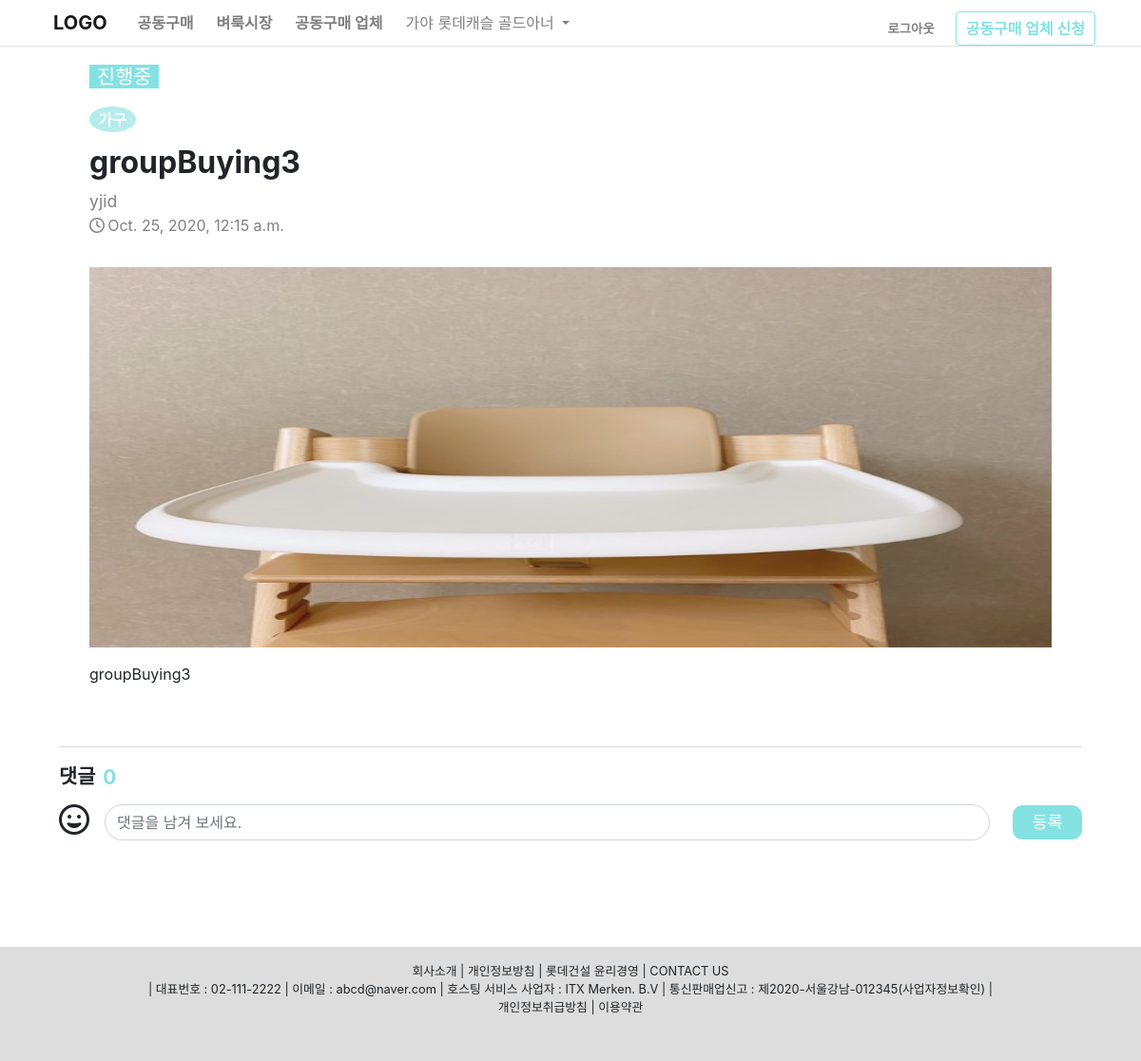
/groupPurchase_detail/3 (signed in), run on the app's committed database.
### app/models.py (models this page shows)
class User_info(models.Model):
   user_id = models.IntegerField()
   nickname = models.CharField(max_length=100)
   apartment = models.CharField(max_length=100)
   address = models.CharField(max_length=100)
   phone = models.IntegerField()

class Group_buying(models.Model):
    title = models.TextField()
    img = models.ImageField(upload_to='images/', null=True)
    proceeding = models.IntegerField()
    contents = RichTextUploadingField(blank=True, null=True)
    date = models.DateTimeField(auto_now_add=True)
    writer = models.IntegerField()
    category = models.IntegerField()
    apartment = models.CharField(max_length=100)

### app/views.py (the view)
# urls.py: path('groupPurchase_detail/<int:id>', app.views.groupPurchase_detail, name='groupPurchase_detail'),
def groupPurchase_detail(request, id):
    user_pk = request.session.get('user')
    if user_pk:
        user = get_object_or_404(User, id = user_pk)
        if user.first_name == '사업자':
            apartment = get_object_or_404(Company, user_id = user_pk)
            apartment = apartment.name
            isCompany = True
        else:
            apartment = get_object_or_404(User_info, user_id = user_pk)
            apartment = apartment.apartment
            isCompany = False
        groupPurchase = get_object_or_404(Group_buying,pk=id)
        user_info = User_info.objects.all()
        allComments = Group_buying_comment.objects.all()
        count  = 0
        if(len(allComments) == 0):
            count = 0
        else:
            for i in range(len(allComments)):
                if(allComments[i].Group_buying_id == id):
                    count = count + 1
    return render(request, 'groupPurchase_detail.html', {'count': count,'groupPurchase': groupPurchase, 'allComments': allComments, 'user_info': user_info, 'apartment': apartment})

### app/templates/groupPurchase_detail.html (shortened to what this page needs)
{%extends 'base.html'%}
{%block contents%}
{%load static%}
<link rel="stylesheet" href="{%static 'groupPurchase_detail.css'%}">
<div class="container">
    <div class="detail-body">
        <div class="detail-info">
            {%if groupPurchase.proceeding == 1 %}
                <span class="process">진행중</span>
            {%else%}
                <span class="process">진행종료</span>
            {%endif%}
            <br>
            {%if groupPurchase.category == 1%}
                <span class="proceeding">가구</span>
            {%elif groupPurchase.category == 2%}
                <span class="proceeding">침구</span>
            {%elif groupPurchase.category == 3%}
                <span class="proceeding">패브릭</span>
            {%elif groupPurchase.category == 4%}
                <span class="proceeding">조명</span>
            {%elif groupPurchase.category == 5%}
                <span class="proceeding">홈데코</span>
            {%elif groupPurchase.category == 6%}
                <span class="proceeding">가전</span>
            {%elif groupPurchase.category == 7%}
                <span class="proceeding">수납/정리</span>
            {%elif groupPurchase.category == 8%}
                <span class="proceeding">생활용품</span>
            {%elif groupPurchase.category == 9%}
                <span class="proceeding">주방</span>
            {%elif groupPurchase.category == 10%}
                <span class="proceeding">DIY/공구</span>
            {%elif groupPurchase.category == 11%}
                <span class="proceeding">인테리어</span>
            {%else%}
                <span class="proceeding">반려동물</span>
            {%endif%}
            <h1 class="detail-title">{{groupPurchase.title}}</h1>
            {%for i in user_info.all%}
                {%if i.user_id == groupPurchase.writer%}
                <span class="user">{{i.nickname}}</span>
                {%endif%}
            {%endfor%}
            <span class="time"><i class="far fa-clock"></i>{{groupPurchase.date}}</span>
        </div>
        <img src="../media/{{groupPurchase.img}}" class="d-block w-100 h-50" alt="..." style="margin-top:2rem">
        <p class="detail-content">
            {{groupPurchase.contents|safe}}
        </p>
    </div>
</div>
<div class="container container2">
    <div class="comments-part">
        <div class="comments-head">
            <h1 class="comments-title">댓글</h1>
            <span class="count-comments">{{count}}</span>
        </div>
        <div class="input-comment">
            <i class="far fa-grin"></i>
            <form class="input-group" method="GET" id="createComment" action ="{%url 'groupPurchase_comment_new'%}">
                <input class="form-control" type="text" placeholder="댓글을 남겨 보세요." name="contents">
                <button type="submit" class="btn saveBtn" form="createComment">등록</button>
            </form>
        </div>
    </div>
</div>
{%endblock%}

### app/templates/base.html (shortened to what this page needs)
<head>
    <link rel="stylesheet" href="https://stackpath.bootstrapcdn.com/bootstrap/4.4.1/css/bootstrap.min.css">
</head>
<body>
    <nav class="navbar navbar-expand-lg navbar-light bg-light border-bottom-1 border-bottom p-0" style="background-color:white!important; ">
        <a class="navbar-brand ml-5 pl-2" href="{%url 'main' %}" style="font-weight : bold;"  id="navv">LOGO</a>
        <div class="collapse navbar-collapse" id="navbarSupportedContent">
          <ul class="navbar-nav mr-auto ml-2">
            <li class="nav-item  ">
              <a class="nav-link" href="{%url 'group_board' %}" style="font-weight : bold;"  id="navv">공동구매 <span class="sr-only">(current)</span></a>
            </li>
            <li class="nav-item ml-2">
              <a class="nav-link" href="{%url 'fleaMarket' %}" style="font-weight : bold;" id="navv">벼룩시장</a>
            </li>
            <li class="nav-item ml-2">
                <a class="nav-link" href="{%url 'companyBuying' %}" style="font-weight : bold;" id="navv">공동구매 업체</a>
              </li>
            <li class="nav-item dropdown ml-2">
              <a class="nav-link dropdown-toggle" href="#" id="navbarDropdown" role="button" data-toggle="dropdown" aria-haspopup="true" aria-expanded="false">
                {{apartment}}
              </a>
            </li>
          </ul>
          <ul class="navbar-nav mr-5">
                <li class="nav-item mr-3 mt-3 pt-1">
                  <form id="logout" method="POST" action="{% url 'logout' %}">
                    {% csrf_token %} <input class="bg-white text-black-50 border-0" style="font-weight : bold; font-size:smaller" type="submit" value="로그아웃">
                  </form>
                  </li>
                <li class="nav-item mt-2 pt-1">
                    <button  id="navvv" class="rounded"><a class="nav-link rounded p-1"  href="#" style="color: #84e2e2; font-weight:bold">공동구매 업체 신청</a>
                    </button>
              </li>
          </ul>
        </div>
      </nav>
    {% block contents %}
    {% endblock %}
    <div class="footer text-center pt-3" style=" width:100%;height:15%; background-color:#ddd; margin-top:7em;bottom:0;">
      <small>
      회사소개 | 개인정보방침 | 롯데건설 윤리경영 | CONTACT US<br>
      | 대표번호 : 02-111-2222 | 이메일 : abcd@naver.com | 호스팅 서비스 사업자 : ITX Merken. B.V | 통신판매업신고 : 제2020-서울강남-012345(사업자정보확인) |<br>
      개인정보취급방침 | 이용약관
      </small>
  </div>
    </body>

### app/static/groupPurchase_detail.css (style rules this page uses)
* { margin: 0; }
.container { margin-top: 1rem; margin-bottom: 4rem; padding: 0 16rem; }
a { color: black; }
.detail-body { margin-bottom: 1rem; }
.process { background-color: #84e2e2; color: white; padding: 0 0.5rem; font-size: 1.3rem; }
.detail-title { font-size: 2rem; font-weight: bold; margin-top: 0.8rem; }
.user { font-size: 1.1rem; color: gray; display: block; }
.time { font-size: 1rem; color: gray; }
.fa-clock { margin-right: 0.2rem; }
.form-control { display: inline; margin-left: 1rem; margin-right: 1.5rem; border-radius: 20px !important; }
.comments-head { display: flex; align-items: center; margin-bottom: 0.8rem; margin-top: 1rem; }
.comments-title { font-size: 1.3rem; margin: 0; font-weight: bold; }
.count-comments { font-size: 1.3rem; color: #84e2e2; font-weight: bold; padding-left: 0.5rem; }
.input-comment { display: flex; margin-bottom: 1rem; }
.input-comment i { font-size: 2rem; }
.saveBtn { background-color: #84e2e2; color: white; right: 0.5rem; border-radius: 10px; padding: 0.25rem 1.2rem; font-size: 1.1rem; }
.comments-part { border-top: 1.5px solid rgb(219, 216, 216); }
.container2 { padding: 0 10rem !important; }
.input-group { align-items: center !important; }
.proceeding { display: inline-block; background-color: #b5ecec; color: white; border-radius: 50%; padding: 0.1rem 0.6rem; font-weight: bold; margin-top: 1rem; }
@media screen and (max-width: 1200px) { .container { padding: 0 4rem !important; } }
@media screen and (max-width: 1200px) { .container2 { padding: 0 2rem !important; } }

### app/templates/base.html (style rules this page uses)
#navvv { border-color: #84e2e2!important; border : solid 1px; color:#84e2e2!important; background-color: white; }

### data on the page
User_info: apartment "가야 롯데캐슬 골드아너"
Group_buying: title "groupBuying3", date "Oct. 25, 2020, 12:15 a.m.", img (picture), contents "groupBuying3"
User_info: nickname "yjid"

### other printed values
{{ count }} "0"
